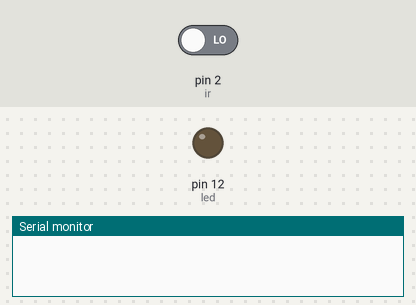
This sketch was run on a simulated Arduino Uno, built with avr-gcc and run on an emulated ATmega328P. On the bench: output pins drawn as LEDs (lit = HIGH), the last lines printed to the serial monitor. The test bench sets the inputs (shaded band); at power-on: pin 2 (ir) LOW.

Above: at 1.2 s.
1.3 s: pin 2 (ir) driven HIGH
At 1.7 s:
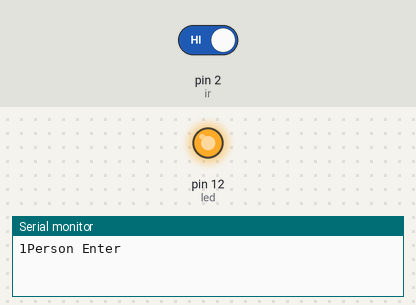
Timing chart, 0 to 4.3 s (numbered marks = the images above; inputs shaded):
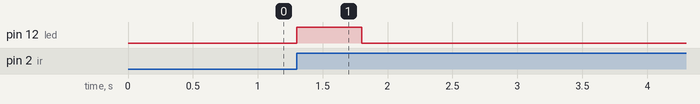

The sketch:

ircounter.ino
```cpp
const int ir=2;
const int led=12;
int a;
int ircounter=0;
int laststate=0;
void setup()
{
  pinMode(ir,INPUT);
  pinMode(led,OUTPUT);
  Serial.begin(9600);

}
void loop()
{
  a=digitalRead(ir);
  if (a==1 && laststate==0)
  {
    ircounter++;
    Serial.print(ircounter);
    Serial.println("Person Enter");

    digitalWrite(led,HIGH);
    delay(500);

    digitalWrite(led,LOW);
    delay(50);
    laststate=1;
  }
  else if(a==0)
  {
    laststate=0;
  }
}
```

Measured:
- after the input at 1.3 s, pin 12 (led): LOW → HIGH at once, → LOW 0.50 s later
